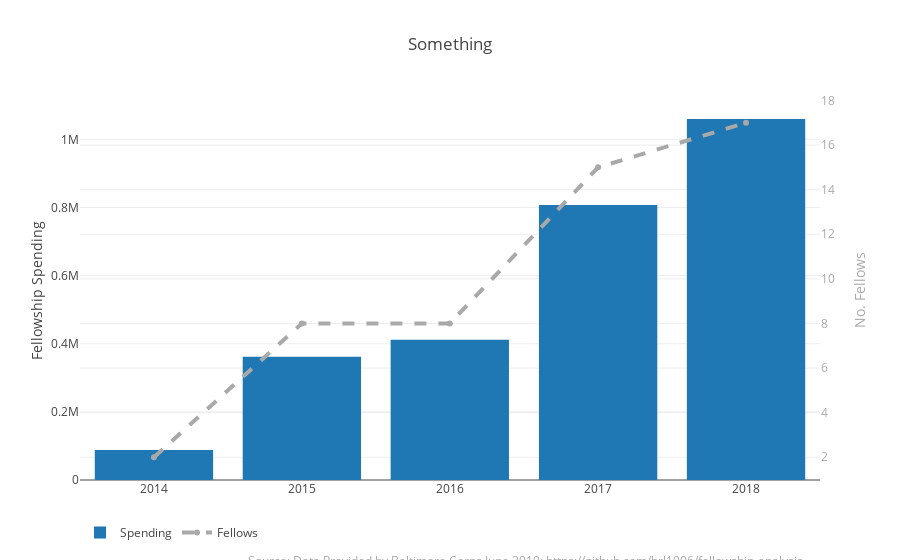

Notebook code cell kept with this figure:
### Code cell
total_spending_volume()

### Figure 1 — Plotly figure (JSON) as saved in the notebook; plotly's stock layout.template omitted (floating-point values rounded to 4 significant figures)
{"data": [{"name": "Spending", "type": "bar", "uid": "156d96fd-8abd-465b-ba2c-3d792674f198", "x": ["2014-01-01", "2015-01-01", "2016-01-01", "2017-01-01", "2018-01-01"], "y": [88080, 362080, 411978, 807100.0, 1060000.0]}, {"line": {"color": "darkgrey", "dash": "dash", "width": 4}, "name": "Fellows", "type": "scatter", "uid": "0df9b9e8-7ae3-4e6d-b5db-4319b53fce39", "x": ["2014-01-01", "2015-01-01", "2016-01-01", "2017-01-01", "2018-01-01"], "y": [2, 8, 8, 15, 17], "yaxis": "y2"}], "layout": {"annotations": [{"font": {"color": "darkgrey", "size": 12}, "showarrow": false, "text": "Source: Data Provided by Baltimore Corps June 2019: https://github.com/brl1906/fellowship-analysis", "x": 0.98, "xref": "paper", "y": -0.24, "yref": "paper"}], "autosize": true, "legend": {"orientation": "h"}, "title": {"text": "Something"}, "xaxis": {"autorange": true, "nticks": 5, "range": ["2013-07-02 12:00", "2018-07-02 12:00"], "tickmode": "auto", "type": "date"}, "yaxis": {"autorange": true, "range": [0, 1116000.0], "title": {"text": "Fellowship Spending"}, "type": "linear"}, "yaxis2": {"autorange": true, "overlaying": "y", "range": [0.7621, 18.24], "side": "right", "tickfont": {"color": "darkgrey"}, "title": {"font": {"color": "darkgrey"}, "text": "No. Fellows"}, "type": "linear"}}}
